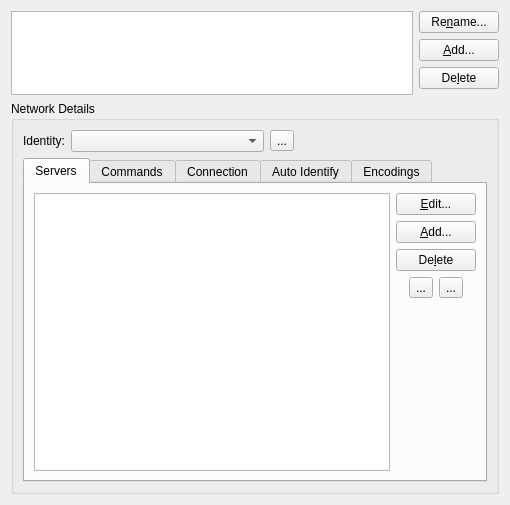
<?xml version="1.0" encoding="UTF-8"?>
<ui version="4.0">
 <class>NetworksSettingsPage</class>
 <widget class="QWidget" name="NetworksSettingsPage">
  <property name="geometry">
   <rect>
    <x>0</x>
    <y>0</y>
    <width>510</width>
    <height>505</height>
   </rect>
  </property>
  <property name="windowTitle">
   <string>Form</string>
  </property>
  <layout class="QVBoxLayout" name="verticalLayout_7">
   <item>
    <layout class="QVBoxLayout" name="verticalLayout_3">
     <item>
      <layout class="QHBoxLayout" name="horizontalLayout">
       <item>
        <widget class="QListWidget" name="networkList">
         <property name="sizePolicy">
          <sizepolicy hsizetype="Expanding" vsizetype="Expanding">
           <horstretch>1</horstretch>
           <verstretch>10</verstretch>
          </sizepolicy>
         </property>
         <property name="selectionBehavior">
          <enum>QAbstractItemView::SelectRows</enum>
         </property>
         <property name="sortingEnabled">
          <bool>true</bool>
         </property>
        </widget>
       </item>
       <item>
        <layout class="QVBoxLayout" name="verticalLayout_2">
         <item>
          <widget class="QPushButton" name="renameNetwork">
           <property name="sizePolicy">
            <sizepolicy hsizetype="Preferred" vsizetype="Fixed">
             <horstretch>0</horstretch>
             <verstretch>0</verstretch>
            </sizepolicy>
           </property>
           <property name="text">
            <string>Re&amp;name...</string>
           </property>
           <property name="icon">
            <iconset>
             <normaloff>:/16x16/actions/oxygen/16x16/actions/edit-rename.png</normaloff>:/16x16/actions/oxygen/16x16/actions/edit-rename.png</iconset>
           </property>
          </widget>
         </item>
         <item>
          <widget class="QPushButton" name="addNetwork">
           <property name="sizePolicy">
            <sizepolicy hsizetype="Preferred" vsizetype="Fixed">
             <horstretch>0</horstretch>
             <verstretch>0</verstretch>
            </sizepolicy>
           </property>
           <property name="text">
            <string>&amp;Add...</string>
           </property>
           <property name="icon">
            <iconset>
             <normaloff>:/16x16/actions/oxygen/16x16/actions/list-add.png</normaloff>:/16x16/actions/oxygen/16x16/actions/list-add.png</iconset>
           </property>
           <property name="iconSize">
            <size>
             <width>16</width>
             <height>16</height>
            </size>
           </property>
          </widget>
         </item>
         <item>
          <widget class="QPushButton" name="deleteNetwork">
           <property name="sizePolicy">
            <sizepolicy hsizetype="Preferred" vsizetype="Fixed">
             <horstretch>0</horstretch>
             <verstretch>0</verstretch>
            </sizepolicy>
           </property>
           <property name="text">
            <string>De&amp;lete</string>
           </property>
           <property name="icon">
            <iconset>
             <normaloff>:/16x16/actions/oxygen/16x16/actions/edit-delete.png</normaloff>:/16x16/actions/oxygen/16x16/actions/edit-delete.png</iconset>
           </property>
          </widget>
         </item>
         <item>
          <spacer name="verticalSpacer">
           <property name="orientation">
            <enum>Qt::Vertical</enum>
           </property>
           <property name="sizeHint" stdset="0">
            <size>
             <width>20</width>
             <height>40</height>
            </size>
           </property>
          </spacer>
         </item>
        </layout>
       </item>
      </layout>
     </item>
    </layout>
   </item>
   <item>
    <widget class="QGroupBox" name="detailsBox">
     <property name="sizePolicy">
      <sizepolicy hsizetype="Expanding" vsizetype="Fixed">
       <horstretch>10</horstretch>
       <verstretch>0</verstretch>
      </sizepolicy>
     </property>
     <property name="title">
      <string>Network Details</string>
     </property>
     <layout class="QVBoxLayout">
      <item>
       <layout class="QHBoxLayout">
        <item>
         <widget class="QLabel" name="label_6">
          <property name="text">
           <string>Identity:</string>
          </property>
         </widget>
        </item>
        <item>
         <widget class="QComboBox" name="identityList">
          <property name="sizePolicy">
           <sizepolicy hsizetype="Expanding" vsizetype="Fixed">
            <horstretch>0</horstretch>
            <verstretch>0</verstretch>
           </sizepolicy>
          </property>
         </widget>
        </item>
        <item>
         <widget class="QToolButton" name="editIdentities">
          <property name="text">
           <string>...</string>
          </property>
         </widget>
        </item>
        <item>
         <spacer name="horizontalSpacer_2">
          <property name="orientation">
           <enum>Qt::Horizontal</enum>
          </property>
          <property name="sizeHint" stdset="0">
           <size>
            <width>40</width>
            <height>20</height>
           </size>
          </property>
         </spacer>
        </item>
       </layout>
      </item>
      <item>
       <widget class="QTabWidget" name="tabWidget">
        <property name="enabled">
         <bool>true</bool>
        </property>
        <property name="sizePolicy">
         <sizepolicy hsizetype="Expanding" vsizetype="Preferred">
          <horstretch>0</horstretch>
          <verstretch>0</verstretch>
         </sizepolicy>
        </property>
        <property name="toolTip">
         <string/>
        </property>
        <property name="currentIndex">
         <number>0</number>
        </property>
        <widget class="QWidget" name="serversTab">
         <property name="enabled">
          <bool>true</bool>
         </property>
         <attribute name="title">
          <string>Servers</string>
         </attribute>
         <attribute name="toolTip">
          <string>Manage servers for this network</string>
         </attribute>
         <layout class="QHBoxLayout" name="horizontalLayout_2">
          <item>
           <widget class="QListWidget" name="serverList">
            <property name="sizePolicy">
             <sizepolicy hsizetype="Expanding" vsizetype="Preferred">
              <horstretch>1</horstretch>
              <verstretch>0</verstretch>
             </sizepolicy>
            </property>
           </widget>
          </item>
          <item>
           <layout class="QVBoxLayout">
            <item>
             <widget class="QPushButton" name="editServer">
              <property name="sizePolicy">
               <sizepolicy hsizetype="Preferred" vsizetype="Fixed">
                <horstretch>0</horstretch>
                <verstretch>0</verstretch>
               </sizepolicy>
              </property>
              <property name="text">
               <string>&amp;Edit...</string>
              </property>
              <property name="icon">
               <iconset>
                <normaloff/>
               </iconset>
              </property>
             </widget>
            </item>
            <item>
             <widget class="QPushButton" name="addServer">
              <property name="sizePolicy">
               <sizepolicy hsizetype="Preferred" vsizetype="Fixed">
                <horstretch>0</horstretch>
                <verstretch>0</verstretch>
               </sizepolicy>
              </property>
              <property name="text">
               <string>&amp;Add...</string>
              </property>
              <property name="icon">
               <iconset>
                <normaloff>:/16x16/actions/oxygen/16x16/actions/list-add.png</normaloff>:/16x16/actions/oxygen/16x16/actions/list-add.png</iconset>
              </property>
             </widget>
            </item>
            <item>
             <widget class="QPushButton" name="deleteServer">
              <property name="sizePolicy">
               <sizepolicy hsizetype="Preferred" vsizetype="Fixed">
                <horstretch>0</horstretch>
                <verstretch>0</verstretch>
               </sizepolicy>
              </property>
              <property name="text">
               <string>De&amp;lete</string>
              </property>
              <property name="icon">
               <iconset>
                <normaloff>:/16x16/actions/oxygen/16x16/actions/edit-delete.png</normaloff>:/16x16/actions/oxygen/16x16/actions/edit-delete.png</iconset>
              </property>
             </widget>
            </item>
            <item>
             <layout class="QHBoxLayout">
              <item>
               <spacer>
                <property name="orientation">
                 <enum>Qt::Horizontal</enum>
                </property>
                <property name="sizeHint" stdset="0">
                 <size>
                  <width>0</width>
                  <height>20</height>
                 </size>
                </property>
               </spacer>
              </item>
              <item>
               <widget class="QToolButton" name="upServer">
                <property name="toolTip">
                 <string>Move upwards in list</string>
                </property>
                <property name="text">
                 <string>...</string>
                </property>
                <property name="icon">
                 <iconset>
                  <normaloff>:/16x16/actions/oxygen/16x16/actions/go-up.png</normaloff>:/16x16/actions/oxygen/16x16/actions/go-up.png</iconset>
                </property>
               </widget>
              </item>
              <item>
               <widget class="QToolButton" name="downServer">
                <property name="toolTip">
                 <string>Move downwards in list</string>
                </property>
                <property name="text">
                 <string>...</string>
                </property>
                <property name="icon">
                 <iconset>
                  <normaloff>:/16x16/actions/oxygen/16x16/actions/go-down.png</normaloff>:/16x16/actions/oxygen/16x16/actions/go-down.png</iconset>
                </property>
               </widget>
              </item>
              <item>
               <spacer>
                <property name="orientation">
                 <enum>Qt::Horizontal</enum>
                </property>
                <property name="sizeHint" stdset="0">
                 <size>
                  <width>0</width>
                  <height>20</height>
                 </size>
                </property>
               </spacer>
              </item>
             </layout>
            </item>
            <item>
             <spacer>
              <property name="orientation">
               <enum>Qt::Vertical</enum>
              </property>
              <property name="sizeHint" stdset="0">
               <size>
                <width>20</width>
                <height>40</height>
               </size>
              </property>
             </spacer>
            </item>
           </layout>
          </item>
         </layout>
        </widget>
        <widget class="QWidget" name="performTab">
         <attribute name="title">
          <string>Commands</string>
         </attribute>
         <attribute name="toolTip">
          <string>Configure automatic identification or misc. commands to be executed after connecting to a server</string>
         </attribute>
         <layout class="QVBoxLayout" name="verticalLayout">
          <item>
           <widget class="QLabel" name="label">
            <property name="text">
             <string>Commands to execute on connect:</string>
            </property>
           </widget>
          </item>
          <item>
           <widget class="QTextEdit" name="performEdit">
            <property name="enabled">
             <bool>true</bool>
            </property>
            <property name="sizePolicy">
             <sizepolicy hsizetype="Expanding" vsizetype="Preferred">
              <horstretch>0</horstretch>
              <verstretch>0</verstretch>
             </sizepolicy>
            </property>
            <property name="toolTip">
             <string>Specify a list of IRC commands to be executed upon connect.
Note that Kuassel automatically rejoins channels, so /join will rarely be needed here!</string>
            </property>
            <property name="lineWrapMode">
             <enum>QTextEdit::NoWrap</enum>
            </property>
           </widget>
          </item>
         </layout>
        </widget>
        <widget class="QWidget" name="tab">
         <attribute name="title">
          <string>Connection</string>
         </attribute>
         <layout class="QVBoxLayout" name="verticalLayout_8">
          <item>
           <widget class="QGroupBox" name="autoReconnect">
            <property name="enabled">
             <bool>true</bool>
            </property>
            <property name="toolTip">
             <string>Automatically reconnect to the IRC network after connection failures</string>
            </property>
            <property name="title">
             <string>Automatic Reconnect</string>
            </property>
            <property name="checkable">
             <bool>true</bool>
            </property>
            <layout class="QVBoxLayout" name="verticalLayout_5">
             <item>
              <layout class="QHBoxLayout" name="horizontalLayout_4">
               <item>
                <widget class="QLabel" name="label_7">
                 <property name="text">
                  <string>Wait</string>
                 </property>
                </widget>
               </item>
               <item>
                <widget class="QSpinBox" name="reconnectInterval">
                 <property name="suffix">
                  <string> s</string>
                 </property>
                 <property name="minimum">
                  <number>10</number>
                 </property>
                 <property name="maximum">
                  <number>3600</number>
                 </property>
                 <property name="value">
                  <number>30</number>
                 </property>
                </widget>
               </item>
               <item>
                <widget class="QLabel" name="label_12">
                 <property name="text">
                  <string>between retries</string>
                 </property>
                </widget>
               </item>
               <item>
                <spacer name="horizontalSpacer_3">
                 <property name="orientation">
                  <enum>Qt::Horizontal</enum>
                 </property>
                 <property name="sizeHint" stdset="0">
                  <size>
                   <width>40</width>
                   <height>20</height>
                  </size>
                 </property>
                </spacer>
               </item>
              </layout>
             </item>
             <item>
              <layout class="QHBoxLayout" name="horizontalLayout_3">
               <item>
                <widget class="QLabel" name="label_8">
                 <property name="text">
                  <string>Number of retries:</string>
                 </property>
                </widget>
               </item>
               <item>
                <widget class="QSpinBox" name="reconnectRetries">
                 <property name="minimum">
                  <number>1</number>
                 </property>
                 <property name="maximum">
                  <number>999</number>
                 </property>
                 <property name="value">
                  <number>10</number>
                 </property>
                </widget>
               </item>
               <item>
                <widget class="QCheckBox" name="unlimitedRetries">
                 <property name="text">
                  <string>Unlimited</string>
                 </property>
                </widget>
               </item>
               <item>
                <spacer name="horizontalSpacer">
                 <property name="orientation">
                  <enum>Qt::Horizontal</enum>
                 </property>
                 <property name="sizeHint" stdset="0">
                  <size>
                   <width>40</width>
                   <height>20</height>
                  </size>
                 </property>
                </spacer>
               </item>
              </layout>
             </item>
             <item>
              <widget class="QCheckBox" name="rejoinOnReconnect">
               <property name="enabled">
                <bool>true</bool>
               </property>
               <property name="text">
                <string>Rejoin all channels after reconnect</string>
               </property>
               <property name="checked">
                <bool>true</bool>
               </property>
              </widget>
             </item>
            </layout>
           </widget>
          </item>
          <item>
           <spacer name="verticalSpacer_3">
            <property name="orientation">
             <enum>Qt::Vertical</enum>
            </property>
            <property name="sizeHint" stdset="0">
             <size>
              <width>20</width>
              <height>79</height>
             </size>
            </property>
           </spacer>
          </item>
         </layout>
        </widget>
        <widget class="QWidget" name="tab_2">
         <attribute name="title">
          <string>Auto Identify</string>
         </attribute>
         <layout class="QVBoxLayout" name="verticalLayout_4">
          <item>
           <widget class="QGroupBox" name="autoIdentify">
            <property name="enabled">
             <bool>true</bool>
            </property>
            <property name="title">
             <string>Auto Identify</string>
            </property>
            <property name="checkable">
             <bool>true</bool>
            </property>
            <property name="checked">
             <bool>true</bool>
            </property>
            <layout class="QGridLayout" name="gridLayout">
             <item row="0" column="1">
              <widget class="QLineEdit" name="autoIdentifyService">
               <property name="enabled">
                <bool>true</bool>
               </property>
               <property name="text">
                <string>NickServ</string>
               </property>
              </widget>
             </item>
             <item row="1" column="1">
              <widget class="QLineEdit" name="autoIdentifyPassword">
               <property name="enabled">
                <bool>true</bool>
               </property>
               <property name="echoMode">
                <enum>QLineEdit::Password</enum>
               </property>
              </widget>
             </item>
             <item row="0" column="0">
              <widget class="QLabel" name="label_2">
               <property name="text">
                <string>Service:</string>
               </property>
              </widget>
             </item>
             <item row="1" column="0">
              <widget class="QLabel" name="label_3">
               <property name="enabled">
                <bool>true</bool>
               </property>
               <property name="text">
                <string>Password:</string>
               </property>
              </widget>
             </item>
            </layout>
           </widget>
          </item>
          <item>
           <widget class="QGroupBox" name="sasl">
            <property name="enabled">
             <bool>true</bool>
            </property>
            <property name="title">
             <string>Use SASL Authentication</string>
            </property>
            <property name="checkable">
             <bool>true</bool>
            </property>
            <property name="checked">
             <bool>true</bool>
            </property>
            <layout class="QGridLayout" name="gridLayout_2">
             <item row="0" column="1">
              <widget class="QLineEdit" name="saslAccount">
               <property name="enabled">
                <bool>true</bool>
               </property>
               <property name="text">
                <string/>
               </property>
              </widget>
             </item>
             <item row="1" column="1">
              <widget class="QLineEdit" name="saslPassword">
               <property name="enabled">
                <bool>true</bool>
               </property>
               <property name="echoMode">
                <enum>QLineEdit::Password</enum>
               </property>
              </widget>
             </item>
             <item row="1" column="0">
              <widget class="QLabel" name="saslPasswordLabel">
               <property name="enabled">
                <bool>true</bool>
               </property>
               <property name="text">
                <string>Password:</string>
               </property>
              </widget>
             </item>
             <item row="0" column="0">
              <widget class="QLabel" name="saslAccountLabel">
               <property name="enabled">
                <bool>true</bool>
               </property>
               <property name="text">
                <string>Account:</string>
               </property>
              </widget>
             </item>
            </layout>
           </widget>
          </item>
          <item>
           <widget class="QLabel" name="saslExtInfo">
            <property name="text">
             <string>&lt;html&gt;&lt;head/&gt;&lt;body&gt;&lt;p&gt;&lt;span style=&quot; font-weight:600;&quot;&gt;Note:&lt;/span&gt; because the identity has an ssl certificate set, SASL EXTERNAL will be used.&lt;/p&gt;&lt;/body&gt;&lt;/html&gt;</string>
            </property>
            <property name="wordWrap">
             <bool>true</bool>
            </property>
           </widget>
          </item>
          <item>
           <spacer name="verticalSpacer_2">
            <property name="orientation">
             <enum>Qt::Vertical</enum>
            </property>
            <property name="sizeHint" stdset="0">
             <size>
              <width>20</width>
              <height>40</height>
             </size>
            </property>
           </spacer>
          </item>
         </layout>
        </widget>
        <widget class="QWidget" name="advancedTab">
         <attribute name="title">
          <string>Encodings</string>
         </attribute>
         <attribute name="toolTip">
          <string>Configure advanced settings such as message encodings and automatic reconnect</string>
         </attribute>
         <layout class="QVBoxLayout" name="verticalLayout_6">
          <item>
           <widget class="QGroupBox" name="useCustomEncodings">
            <property name="enabled">
             <bool>true</bool>
            </property>
            <property name="toolTip">
             <string>Control encodings for in- and outgoing messages</string>
            </property>
            <property name="title">
             <string>Use Custom Encodings</string>
            </property>
            <property name="checkable">
             <bool>true</bool>
            </property>
            <layout class="QVBoxLayout">
             <item>
              <layout class="QGridLayout">
               <item row="0" column="0">
                <widget class="QLabel" name="label_4">
                 <property name="toolTip">
                  <string>Specify which encoding your messages will be sent in.
UTF-8 should be a sane choice for most networks.</string>
                 </property>
                 <property name="text">
                  <string>Send messages in:</string>
                 </property>
                </widget>
               </item>
               <item row="0" column="1">
                <widget class="QComboBox" name="sendEncoding">
                 <property name="enabled">
                  <bool>true</bool>
                 </property>
                 <property name="sizePolicy">
                  <sizepolicy hsizetype="Expanding" vsizetype="Fixed">
                   <horstretch>0</horstretch>
                   <verstretch>0</verstretch>
                  </sizepolicy>
                 </property>
                 <property name="toolTip">
                  <string>Specify which encoding your messages will be sent in.
UTF-8 should be a sane choice for most networks.</string>
                 </property>
                 <property name="insertPolicy">
                  <enum>QComboBox::InsertAlphabetically</enum>
                 </property>
                </widget>
               </item>
               <item row="1" column="0">
                <widget class="QLabel" name="label_5">
                 <property name="toolTip">
                  <string>Incoming messages encoded in Utf8 will always be treated as such.
This setting defines the encoding for messages that are not Utf8.</string>
                 </property>
                 <property name="text">
                  <string>Receive fallback:</string>
                 </property>
                </widget>
               </item>
               <item row="1" column="1">
                <widget class="QComboBox" name="recvEncoding">
                 <property name="enabled">
                  <bool>true</bool>
                 </property>
                 <property name="sizePolicy">
                  <sizepolicy hsizetype="Expanding" vsizetype="Fixed">
                   <horstretch>0</horstretch>
                   <verstretch>0</verstretch>
                  </sizepolicy>
                 </property>
                 <property name="toolTip">
                  <string>Incoming messages encoded in Utf8 will always be treated as such.
This setting defines the encoding for messages that are not Utf8.</string>
                 </property>
                 <property name="insertPolicy">
                  <enum>QComboBox::InsertAlphabetically</enum>
                 </property>
                </widget>
               </item>
               <item row="2" column="0">
                <widget class="QLabel" name="label_9">
                 <property name="toolTip">
                  <string>This specifies how control messages, nicks and servernames are encoded.
Unless you *really* know what you do, leave this as ISO-8859-1!</string>
                 </property>
                 <property name="text">
                  <string>Server encoding:</string>
                 </property>
                </widget>
               </item>
               <item row="2" column="1">
                <widget class="QComboBox" name="serverEncoding">
                 <property name="enabled">
                  <bool>true</bool>
                 </property>
                 <property name="toolTip">
                  <string>This specifies how control messages, nicks and servernames are encoded.
Unless you *really* know what you do, leave this as ISO-8859-1!</string>
                 </property>
                </widget>
               </item>
              </layout>
             </item>
            </layout>
           </widget>
          </item>
          <item>
           <spacer name="verticalSpacer_4">
            <property name="orientation">
             <enum>Qt::Vertical</enum>
            </property>
            <property name="sizeHint" stdset="0">
             <size>
              <width>20</width>
              <height>79</height>
             </size>
            </property>
           </spacer>
          </item>
         </layout>
        </widget>
       </widget>
      </item>
     </layout>
    </widget>
   </item>
  </layout>
 </widget>
 <tabstops>
  <tabstop>networkList</tabstop>
  <tabstop>renameNetwork</tabstop>
  <tabstop>addNetwork</tabstop>
  <tabstop>deleteNetwork</tabstop>
  <tabstop>identityList</tabstop>
  <tabstop>editIdentities</tabstop>
  <tabstop>tabWidget</tabstop>
  <tabstop>serverList</tabstop>
  <tabstop>editServer</tabstop>
  <tabstop>addServer</tabstop>
  <tabstop>deleteServer</tabstop>
  <tabstop>upServer</tabstop>
  <tabstop>downServer</tabstop>
  <tabstop>performEdit</tabstop>
  <tabstop>autoReconnect</tabstop>
  <tabstop>reconnectInterval</tabstop>
  <tabstop>reconnectRetries</tabstop>
  <tabstop>unlimitedRetries</tabstop>
  <tabstop>rejoinOnReconnect</tabstop>
  <tabstop>autoIdentifyService</tabstop>
  <tabstop>autoIdentifyPassword</tabstop>
  <tabstop>useCustomEncodings</tabstop>
  <tabstop>sendEncoding</tabstop>
  <tabstop>recvEncoding</tabstop>
  <tabstop>serverEncoding</tabstop>
 </tabstops>
 <resources/>
 <connections>
  <connection>
   <sender>unlimitedRetries</sender>
   <signal>toggled(bool)</signal>
   <receiver>reconnectRetries</receiver>
   <slot>setDisabled(bool)</slot>
   <hints>
    <hint type="sourcelabel">
     <x>317</x>
     <y>331</y>
    </hint>
    <hint type="destinationlabel">
     <x>209</x>
     <y>334</y>
    </hint>
   </hints>
  </connection>
 </connections>
</ui>
